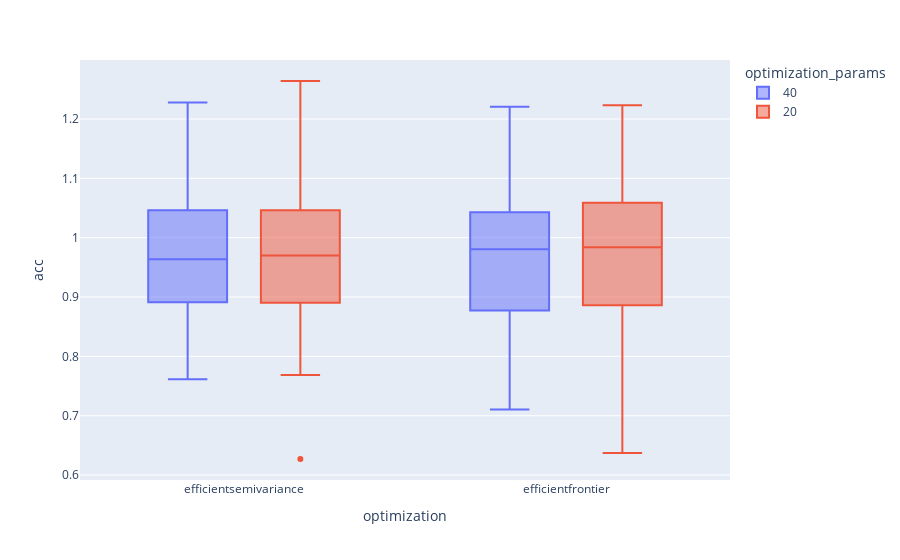

Notebook cell for this chart:
### Code cell
xp.box( best, x = "optimization", y = "acc", color = "optimization_params" ).show()

### Figure 1 — Plotly figure (JSON) as saved in the notebook; plotly's stock layout.template omitted (floating-point values rounded to 4 significant figures)
{"data": [{"alignmentgroup": "True", "hovertemplate": "optimization_params=40<br>optimization=%{x}<br>acc=%{y}<extra></extra>", "legendgroup": "40", "marker": {"color": "#636efa"}, "name": "40", "notched": false, "offsetgroup": "40", "orientation": "v", "showlegend": true, "type": "box", "x": ["efficientsemivariance", "efficientfrontier", "efficientfrontier", "efficientsemivariance", "efficientsemivariance", "efficientfrontier", "efficientfrontier", "efficientsemivariance", "efficientfrontier", "efficientsemivariance", "efficientfrontier", "efficientsemivariance", "efficientsemivariance", "efficientfrontier", "efficientfrontier", "efficientsemivariance", "efficientfrontier", "efficientsemivariance", "efficientfrontier", "efficientsemivariance", "efficientsemivariance", "efficientfrontier", "efficientfrontier", "efficientsemivariance", "efficientfrontier", "efficientsemivariance", "efficientfrontier", "efficientsemivariance", "efficientsemivariance", "efficientfrontier", "efficientsemivariance", "efficientfrontier", "efficientfrontier", "efficientsemivariance", "efficientsemivariance", "efficientfrontier", "efficientsemivariance", "efficientfrontier", "efficientsemivariance", "efficientfrontier", "efficientfrontier", "efficientsemivariance", "efficientsemivariance", "efficientfrontier", "efficientsemivariance", "efficientfrontier", "efficientsemivariance", "efficientfrontier", "efficientfrontier", "efficientsemivariance", "efficientfrontier", "efficientsemivariance", "efficientsemivariance", "efficientfrontier", "efficientsemivariance", "efficientfrontier", "efficientsemivariance", "efficientfrontier", "efficientsemivariance", "efficientfrontier", "efficientsemivariance", "efficientfrontier", "efficientsemivariance", "efficientfrontier", "efficientsemivariance", "efficientfrontier", "efficientsemivariance", "efficientfrontier", "efficientsemivariance", "efficientfrontier", "efficientsemivariance", "efficientfrontier"], "x0": " ", "xaxis": "x", "y": [1.025, 0.993, 0.9419, 0.928, 0.9115, 0.8945, 1.012, 1.01, 0.9986, 0.9975, 0.9863, 0.9802, 0.9549, 0.9403, 0.9137, 0.8875, 0.8717, 0.8503, 1.135, 1.124, 1.057, 1.044, 1.021, 0.966, 1.106, 1.103, 1.078, 1.062, 1.035, 1.019, 1.074, 1.057, 1.023, 1.002, 0.9848, 0.8768, 1.228, 1.221, 1.212, 1.165, 1.145, 0.9505, 0.9302, 0.9094, 0.8945, 0.8855, 0.8841, 0.8778, 0.9749, 0.9609, 0.9602, 0.9382, 0.8826, 0.8647, 0.8097, 0.798, 0.7918, 0.7824, 0.7616, 0.7103, 1.216, 1.188, 1.125, 1.042, 1.011, 1.009, 0.9356, 0.868, 0.8545, 0.846, 0.8332, 0.8282], "y0": " ", "yaxis": "y"}, {"alignmentgroup": "True", "hovertemplate": "optimization_params=20<br>optimization=%{x}<br>acc=%{y}<extra></extra>", "legendgroup": "20", "marker": {"color": "#EF553B"}, "name": "20", "notched": false, "offsetgroup": "20", "orientation": "v", "showlegend": true, "type": "box", "x": ["efficientsemivariance", "efficientfrontier", "efficientfrontier", "efficientsemivariance", "efficientfrontier", "efficientsemivariance", "efficientfrontier", "efficientsemivariance", "efficientsemivariance", "efficientfrontier", "efficientfrontier", "efficientsemivariance", "efficientsemivariance", "efficientfrontier", "efficientfrontier", "efficientsemivariance", "efficientfrontier", "efficientsemivariance", "efficientfrontier", "efficientsemivariance", "efficientsemivariance", "efficientfrontier", "efficientfrontier", "efficientsemivariance", "efficientfrontier", "efficientsemivariance", "efficientfrontier", "efficientsemivariance", "efficientfrontier", "efficientsemivariance", "efficientfrontier", "efficientsemivariance", "efficientfrontier", "efficientsemivariance", "efficientfrontier", "efficientsemivariance", "efficientsemivariance", "efficientfrontier", "efficientfrontier", "efficientsemivariance", "efficientfrontier", "efficientsemivariance", "efficientfrontier", "efficientsemivariance", "efficientsemivariance", "efficientfrontier", "efficientfrontier", "efficientsemivariance", "efficientfrontier", "efficientsemivariance", "efficientfrontier", "efficientsemivariance", "efficientsemivariance", "efficientfrontier", "efficientsemivariance", "efficientfrontier", "efficientsemivariance", "efficientfrontier", "efficientfrontier", "efficientsemivariance", "efficientsemivariance", "efficientfrontier", "efficientsemivariance", "efficientfrontier", "efficientsemivariance", "efficientfrontier", "efficientsemivariance", "efficientfrontier", "efficientfrontier", "efficientsemivariance", "efficientfrontier", "efficientsemivariance"], "x0": " ", "xaxis": "x", "y": [0.9936, 0.9826, 0.9606, 0.9544, 0.9255, 0.8938, 1.047, 1.022, 1.005, 1.004, 0.9964, 0.9947, 0.9741, 0.9443, 0.9355, 0.8899, 0.8783, 0.7977, 1.144, 1.108, 1.087, 1.044, 1.021, 0.9798, 1.112, 1.082, 1.071, 1.044, 0.9956, 0.9164, 1.109, 1.07, 1.037, 0.9961, 0.8878, 0.8229, 1.264, 1.223, 1.202, 1.19, 1.16, 1.116, 0.9593, 0.9238, 0.8903, 0.8843, 0.8687, 0.8024, 1.122, 0.9659, 0.9513, 0.9272, 0.9118, 0.7667, 0.8123, 0.7936, 0.7704, 0.7668, 0.637, 0.627, 1.19, 1.186, 1.049, 1.04, 1.003, 0.9852, 0.9288, 0.8971, 0.862, 0.8352, 0.8213, 0.7685], "y0": " ", "yaxis": "y"}], "layout": {"boxmode": "group", "legend": {"title": {"text": "optimization_params"}, "tracegroupgap": 0}, "margin": {"t": 60}, "xaxis": {"anchor": "y", "domain": [0, 1], "title": {"text": "optimization"}}, "yaxis": {"anchor": "x", "domain": [0, 1], "title": {"text": "acc"}}}}
